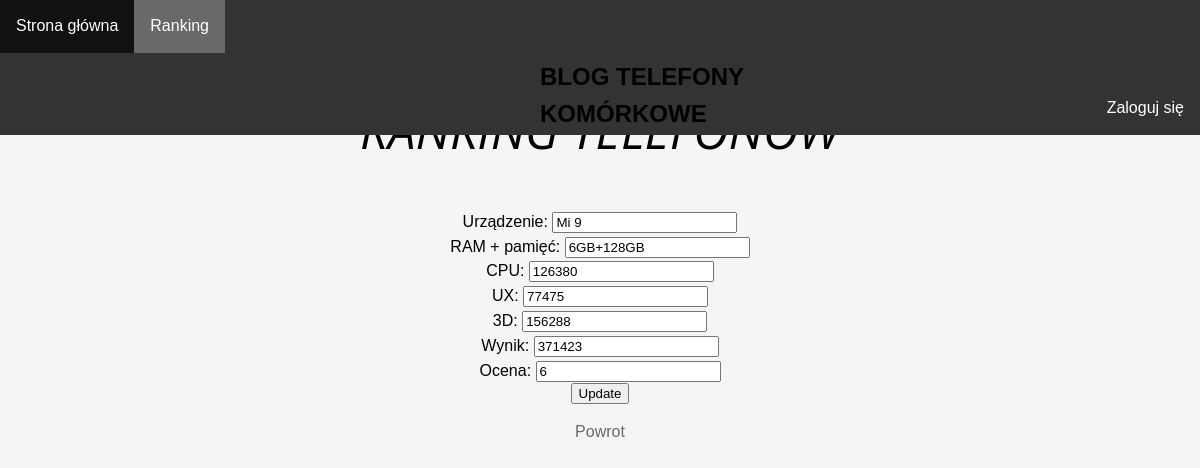
The page /edit.php?id=1 on the database its author committed.
### tables this page shows
CREATE TABLE `ranking` (
  `id` int(11) UNSIGNED NOT NULL,
  `urzadzenie` varchar(255) NOT NULL,
  `pamiec` varchar(255) NOT NULL,
  `cpu` int(100) NOT NULL,
  `ux` int(100) NOT NULL,
  `3d` int(100) NOT NULL,
  `wynik` int(100) NOT NULL,
  `ocena` int(10) NOT NULL
);

### edit.php (the view, shortened to what this page needs)
<?php
require_once "config.php";
?>
<html lang="pl-PL">
<head>
    <link rel="stylesheet" href="css/index.css" type="text/css" />
    <link rel="stylesheet" href="https://cdnjs.cloudflare.com/ajax/libs/normalize/5.0.0/normalize.min.css">
</head>
<body>
<ul>
  <li><a href="index.php">Strona główna</a></li>
  <li><a class="active" href="ranking.php">Ranking</a></li>
   <li><h3 class="baner"> BLOG TELEFONY KOMÓRKOWE </h3></li>
    <?php
    if(isset($_SESSION["loggedin"]))
    {
        echo'<li style="float: right;"><a href="logout.php">Wyloguj się</a></li>';
    }
    else
    {
        echo'<li style="float: right;"><a href="login.php">Zaloguj się</a></li>';
    }
    ?>
</ul>
<div style="padding:20px;margin-top:30px;background-color:whitesmoke;height:1500px;">
    <h2>RANKING TELEFONÓW</h2>
        <center>
<?php
$id = $_GET["id"];
$query = "SELECT * FROM ranking WHERE id=$id";
$result = mysqli_query($con,$query);
$row= mysqli_fetch_array($result);
?>
  <form action="edit.php" method="post">
    Urządzenie: <input type="text" name="urzadzenie" value="<?php echo $row[1]; ?>"><br>
    RAM + pamięć: <input type="text" name="pamiec" value="<?php echo $row[2]; ?>"><br>
    CPU: <input type="text" name="cpu" value="<?php echo $row[3]; ?>"><br>
    UX: <input type="text" name="ux" value="<?php echo $row[4]; ?>"><br>
    3D: <input type="text" name="3d" value="<?php echo $row[5]; ?>"><br>
    Wynik: <input type="text" name="wynik" value="<?php echo $row[6]; ?>"><br>
    Ocena: <input type="text" name="ocena" value="<?php echo $row[7]; ?>"><br>
    <input type="submit" value="Update">
  </form>
            <a href="ranking.php">Powrot</a>
  </center>
</body>
</html>

### css/index.css (style rules this page uses)
body { margin:0; }
ul { list-style-type: none; margin: 0; padding: 0; overflow: hidden; background-color: #333; position: fixed; top: 0; width: 100%; }
li { float: left; }
li a { display: block; color: white; text-align: center; padding: 14px 16px; text-decoration: none; }
.active { background-color: dimgray; }
h2 { text-align: center; font-size: 45px; font-style: italic; font-variant: normal; font-weight: 400; }
h3 { margin-left: -150px; margin-right: 300px; text-align: left; font-size: 24px; font-variant: normal; font-weight: bold; }
body { line-height: 1.55; font-size: 100%; font-weight: 400; font-family: helvetica, arial, sans-serif; }
a { color: dimgray; text-decoration: none; font-weight: bold; font-weight: 400; }
.baner { margin-top: 5px; margin-left: 540px; height: 0px; }
h2 { text-align: center; font-family: "Open Sans"; font-size: 49px; font-style: italic; font-variant: normal; font-weight: 400; line-height: 78.4px; }

### rows shown on the page
ranking: urzadzenie "Mi 9", pamiec "6GB+128GB", cpu "126380", ux "77475", 3d "156288", wynik "371423", ocena "6"
